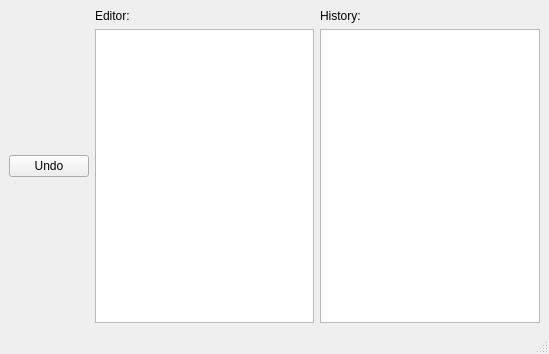
<?xml version="1.0" encoding="UTF-8"?>
<ui version="4.0">
 <class>MainWindow</class>
 <widget class="QMainWindow" name="MainWindow">
  <property name="geometry">
   <rect>
    <x>0</x>
    <y>0</y>
    <width>549</width>
    <height>354</height>
   </rect>
  </property>
  <property name="focusPolicy">
   <enum>Qt::ClickFocus</enum>
  </property>
  <property name="windowTitle">
   <string>MainWindow</string>
  </property>
  <widget class="QWidget" name="centralwidget">
   <layout class="QGridLayout" name="gridLayout">
    <item row="0" column="0">
     <layout class="QHBoxLayout" name="horizontalLayout">
      <item>
       <widget class="QPushButton" name="undoBtn">
        <property name="focusPolicy">
         <enum>Qt::NoFocus</enum>
        </property>
        <property name="text">
         <string>Undo</string>
        </property>
       </widget>
      </item>
      <item>
       <layout class="QVBoxLayout" name="verticalLayout_2">
        <item>
         <widget class="QLabel" name="label_2">
          <property name="text">
           <string>Editor:</string>
          </property>
         </widget>
        </item>
        <item>
         <widget class="QTextEdit" name="textEdit">
          <property name="focusPolicy">
           <enum>Qt::ClickFocus</enum>
          </property>
         </widget>
        </item>
       </layout>
      </item>
      <item>
       <layout class="QVBoxLayout" name="verticalLayout">
        <item>
         <widget class="QLabel" name="label">
          <property name="text">
           <string>History:</string>
          </property>
         </widget>
        </item>
        <item>
         <widget class="QListWidget" name="historyList">
          <property name="focusPolicy">
           <enum>Qt::NoFocus</enum>
          </property>
         </widget>
        </item>
       </layout>
      </item>
     </layout>
    </item>
   </layout>
  </widget>
  <widget class="QMenuBar" name="menubar">
   <property name="geometry">
    <rect>
     <x>0</x>
     <y>0</y>
     <width>549</width>
     <height>21</height>
    </rect>
   </property>
  </widget>
  <widget class="QStatusBar" name="statusbar"/>
 </widget>
 <resources/>
 <connections/>
</ui>
